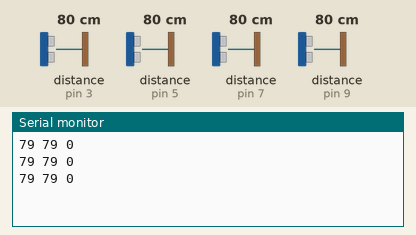
This sketch was run on a simulated Arduino Uno, built with avr-gcc and run on an emulated ATmega328P. Parts: the last lines printed to the serial monitor. Wiring (inferred from the names in the program): 4 × ultrasonic range finder: trigger pin 4, echo pin 3 / trigger pin 6, echo pin 5 / trigger pin 8, echo pin 7 / trigger pin 10, echo pin 9. Inputs (shaded band) come from the test bench; at power-on: distance to the obstacle (sensors on pin 3, pin 7, pin 9, pin 5) 80 cm. The echo pulse lasts 58.3 µs per cm.

Above: at 1.4 s.
1.5 s: distance to the obstacle (sensor on pin 3) set to 18 cm
4.7 s: distance to the obstacle (sensor on pin 7) set to 2 cm
At 5.2 s:
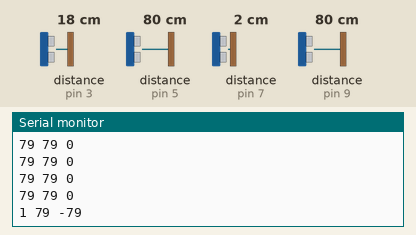
6.2 s: distance to the obstacle (sensor on pin 3) set to 250 cm
At 7.0 s:
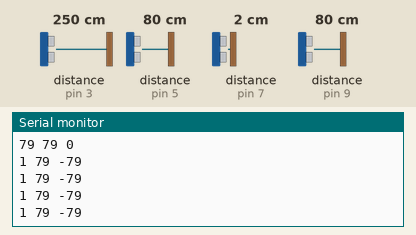
9.4 s: distance to the obstacle (sensor on pin 9) set to 2 cm
At 9.9 s:
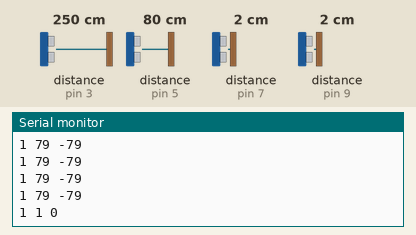
10.9 s: distance to the obstacle (sensor on pin 7) set to 18 cm
At 11.7 s:
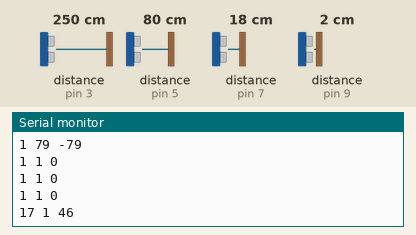
14.1 s: distance to the obstacle (sensor on pin 9) set to 4 cm
At 14.5 s:
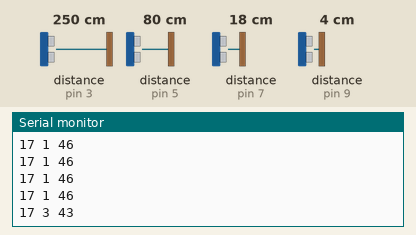
Timing chart, 0 to 16.6 s (numbered marks = the images above; inputs shaded):
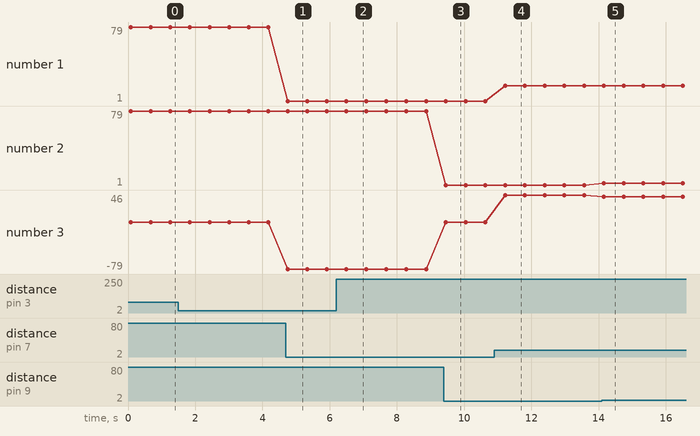

The sketch:

ultrasonic.ino
```cpp
#define ECHO_PIN1 3 // Echo Pin
#define ECHO_PIN2 5 // Echo Pin
#define ECHO_PIN3 7 // Echo Pin
#define ECHO_PIN4 9 // Echo Pin

#define TRIG_PIN1 4 // Trigger Pin
#define TRIG_PIN2 6 // Trigger Pin
#define TRIG_PIN3 8 // Trigger Pin
#define TRIG_PIN4 10 // Trigger Pin

#define MAXIMIUM_RANGE 280 // Maximum range needed (cm)
#define MAXIMUM_DURATION 16296 // maximum µs to wait for return pulse (based on max range)
#define MINIMUM_RANGE 0 // Minimum range needed

#define SENSOR_SEPARATION 15.0 //cm


void setup() {
  Serial.begin(9600);
  pinMode(TRIG_PIN1, OUTPUT);
  pinMode(TRIG_PIN2, OUTPUT);
  pinMode(TRIG_PIN3, OUTPUT);
  pinMode(TRIG_PIN4, OUTPUT);
  pinMode(ECHO_PIN1, INPUT);
  pinMode(ECHO_PIN2, INPUT);
  pinMode(ECHO_PIN3, INPUT);
  pinMode(ECHO_PIN4, INPUT);
//  pinMode(1, OUTPUT);
}

void loop() {
  float distance1 = pulsePin(ECHO_PIN1, TRIG_PIN1);
  float distance2 = pulsePin(ECHO_PIN2, TRIG_PIN2);
  float distance3 = pulsePin(ECHO_PIN3, TRIG_PIN3);
  float distance4 = pulsePin(ECHO_PIN4, TRIG_PIN4);

//  Serial.print(distance1);
//  Serial.print("  ");
//  Serial.print(distance2);
//  Serial.print("  ");
  Serial.print((int)distance3);
  Serial.print(" ");
  Serial.print((int)distance4);
  Serial.print(" ");
  Serial.println(getAngle(distance3, distance4));

  //Delay before next reading.
  delay(500);
}

int getAngle(float distance1, float distance2) {
  return atan((distance1 - distance2) / SENSOR_SEPARATION) * 180 / M_PI;
}

float pulsePin(int echoPin, int trigPin) {
  delayMicroseconds(MAXIMUM_DURATION);

  /* The following TRIG_PIN/echoPin cycle is used to determine the
    distance of the nearest object by bouncing soundwaves off of it. */
  digitalWrite(trigPin, LOW);
  delayMicroseconds(2);

  digitalWrite(trigPin, HIGH);
  delayMicroseconds(10);

  digitalWrite(trigPin, LOW);

  //Calculate the distance (in cm) based on the speed of sound.
  long duration = pulseIn(echoPin, HIGH, MAXIMUM_DURATION);
  float distance = duration / 58.2;

  if (distance >= MAXIMIUM_RANGE || duration <= 0) {
    distance = -1;
  }
  return distance;


}
```

Measured:
- after the input at 4.7 s, the serial monitor: prints a new line after 0.05 s (image 1)
- after the input at 9.4 s, the serial monitor: prints a new line after 0.05 s (image 3)
- after the input at 10.9 s, the serial monitor: prints a new line after 0.32 s (image 4)
- after the input at 14.1 s, the serial monitor: prints a new line after 0.06 s (image 5)
- plotted number 1: 79 → 1 after the input at 4.7 s, 1 → 17 after the input at 10.9 s
- plotted number 2: 1 → 3 after the input at 14.1 s
- plotted number 3: 0 → -79 after the input at 4.7 s, -79 → 0 after the input at 9.4 s, 0 → 46 after the input at 10.9 s, 46 → 43 after the input at 14.1 s
